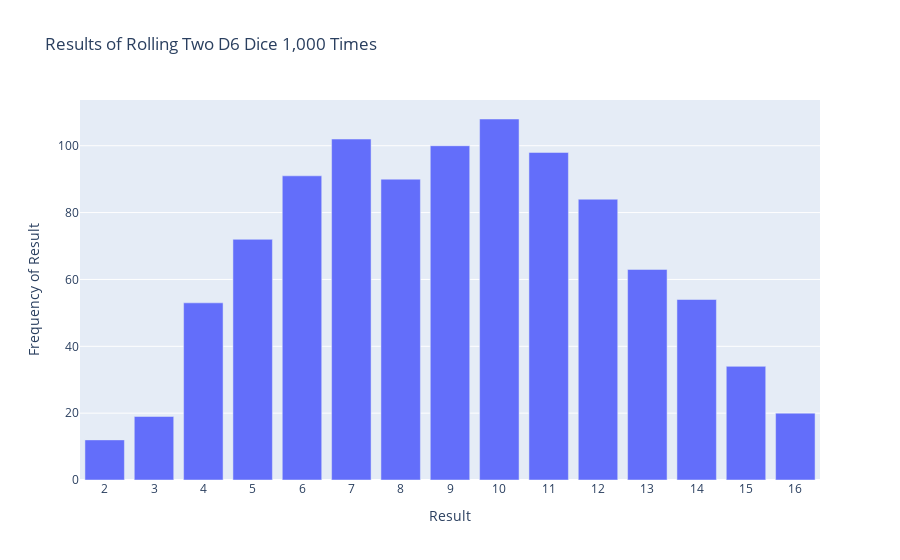

The code cell stored with this chart in its notebook:
### Markdown cell above
### 同时投掷两个骰子

### Code cell
# Create two D6 dice.
die_1 = Die()
die_2 = Die()

# Make some rolls, and store results in a list.
results = []
for roll_num in range(1000):
    result = die_1.roll() + die_2.roll()
    results.append(result)

# Analyze the results.
frequencies = []
max_result = die_1.num_sides + die_2.num_sides
poss_results = range(2, max_result+1)
for value in poss_results:
    frequency = results.count(value)
    frequencies.append(frequency)

# Visualize the results.
title = "Results of Rolling Two D6 Dice 1,000 Times"
labels = {'x': 'Result', 'y': 'Frequency of Result'}
fig = px.bar(x=poss_results, y=frequencies, title=title, labels=labels)

# Further customize chart.
fig.update_layout(xaxis_dtick=1)
fig.show()

### Figure 1 — Plotly figure (JSON) as saved in the notebook; plotly's stock layout.template omitted (floating-point values rounded to 4 significant figures)
{"data": [{"alignmentgroup": "True", "hovertemplate": "Result=%{x}<br>Frequency of Result=%{y}<extra></extra>", "legendgroup": "", "marker": {"color": "#636efa", "pattern": {"shape": ""}}, "name": "", "offsetgroup": "", "orientation": "v", "showlegend": false, "textposition": "auto", "type": "bar", "x": [2, 3, 4, 5, 6, 7, 8, 9, 10, 11, 12, 13, 14, 15, 16], "xaxis": "x", "y": [12, 19, 53, 72, 91, 102, 90, 100, 108, 98, 84, 63, 54, 34, 20], "yaxis": "y"}], "layout": {"barmode": "relative", "legend": {"tracegroupgap": 0}, "title": {"text": "Results of Rolling Two D6 Dice 1,000 Times"}, "xaxis": {"anchor": "y", "domain": [0, 1], "dtick": 1, "title": {"text": "Result"}}, "yaxis": {"anchor": "x", "domain": [0, 1], "title": {"text": "Frequency of Result"}}}}
